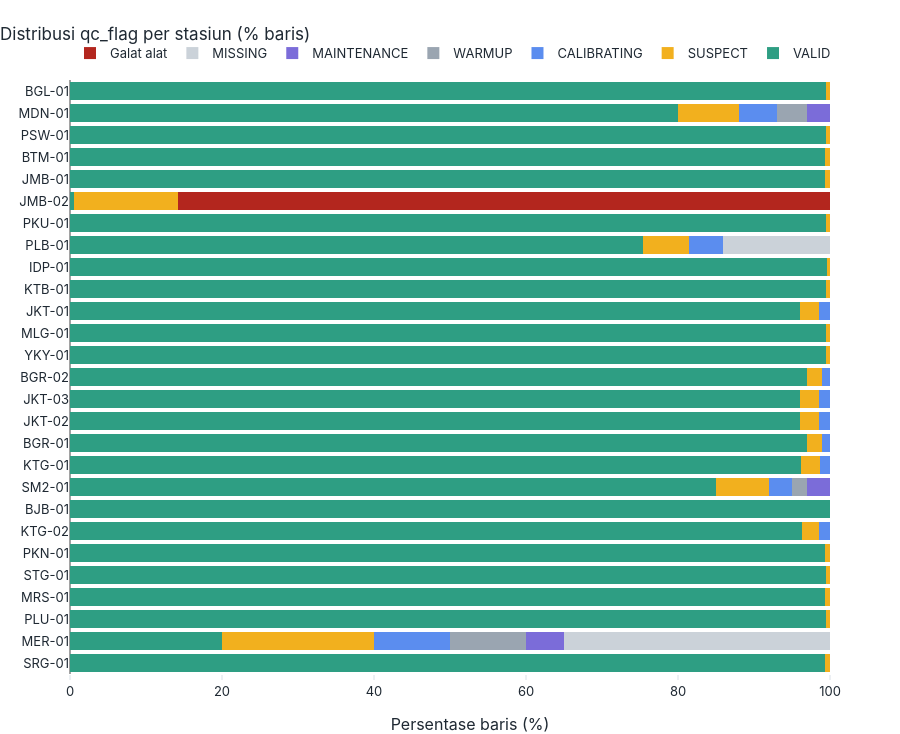

The notebook cell saved with this chart:
### Markdown cell above
### 4.3 Distribusi `qc_flag`
Label di luar spesifikasi `metadata_sensors.csv` (VALID, SUSPECT, CALIBRATING, MISSING) ditandai sebagai *non-standar*.

### Code cell
qc = prof["qc"]
pv = qc.pivot_table(index="kode", columns="qc_flag", values="persen", aggfunc="sum", fill_value=0).reindex(urutan)
urut_flag = ["VALID", "SUSPECT", "CALIBRATING", "WARMUP", "MAINTENANCE", "MISSING"] + [c for c in pv.columns if c in cfg.QC_GALAT]
urut_flag += [c for c in pv.columns if c not in urut_flag]
print("Persentase baris per label qc_flag (%):")
display(pv[urut_flag].round(2).style.background_gradient(cmap="Blues", axis=None))
print("\nSemua label yang ditemukan:", sorted(qc.qc_flag.unique()))
print("Label di luar spesifikasi metadata:", sorted(set(qc.qc_flag) - set(cfg.QC_STANDAR)))

fig = P.fig_qc_distribusi(qc, urutan, "Distribusi qc_flag per stasiun (% baris)")
style.simpan_html(fig, "02_qc_flag_distribusi")
fig.show()

### Figure 1 — Plotly figure (JSON) as saved in the notebook; plotly's stock layout.template omitted (floating-point values rounded to 4 significant figures)
{"data": [{"hovertemplate": "%{y}<br>VALID: %{x:.2f}%<extra></extra>", "marker": {"color": "#2E9E83"}, "name": "VALID", "orientation": "h", "type": "bar", "x": [99.49, 80.0, 99.44, 99.37, 99.31, 0.5, 99.46, 75.44, 99.55, 99.48, 96.0, 99.42, 99.42, 96.98, 96.06, 96.1, 96.95, 96.21, 85.0, 100.0, 96.28, 99.4, 99.46, 99.32, 99.42, 20.02, 99.37], "y": ["BGL-01", "MDN-01", "PSW-01", "BTM-01", "JMB-01", "JMB-02", "PKU-01", "PLB-01", "IDP-01", "KTB-01", "JKT-01", "MLG-01", "YKY-01", "BGR-02", "JKT-03", "JKT-02", "BGR-01", "KTG-01", "SM2-01", "BJB-01", "KTG-02", "PKN-01", "STG-01", "MRS-01", "PLU-01", "MER-01", "SRG-01"]}, {"hovertemplate": "%{y}<br>SUSPECT: %{x:.2f}%<extra></extra>", "marker": {"color": "#F2B01E"}, "name": "SUSPECT", "orientation": "h", "type": "bar", "x": [0.51, 8.0, 0.56, 0.63, 0.69, 13.7, 0.54, 6.05, 0.45, 0.52, 2.5, 0.58, 0.58, 1.98, 2.44, 2.49, 2.0, 2.43, 7.0, 0.0, 2.33, 0.6, 0.54, 0.68, 0.58, 20.0, 0.63], "y": ["BGL-01", "MDN-01", "PSW-01", "BTM-01", "JMB-01", "JMB-02", "PKU-01", "PLB-01", "IDP-01", "KTB-01", "JKT-01", "MLG-01", "YKY-01", "BGR-02", "JKT-03", "JKT-02", "BGR-01", "KTG-01", "SM2-01", "BJB-01", "KTG-02", "PKN-01", "STG-01", "MRS-01", "PLU-01", "MER-01", "SRG-01"]}, {"hovertemplate": "%{y}<br>CALIBRATING: %{x:.2f}%<extra></extra>", "marker": {"color": "#5B8DEF"}, "name": "CALIBRATING", "orientation": "h", "type": "bar", "x": [0.0, 5.0, 0.0, 0.0, 0.0, 0.0, 0.0, 4.39, 0.0, 0.0, 1.5, 0.0, 0.0, 1.04, 1.5, 1.4, 1.05, 1.36, 3.0, 0.0, 1.38, 0.0, 0.0, 0.0, 0.0, 10.02, 0.0], "y": ["BGL-01", "MDN-01", "PSW-01", "BTM-01", "JMB-01", "JMB-02", "PKU-01", "PLB-01", "IDP-01", "KTB-01", "JKT-01", "MLG-01", "YKY-01", "BGR-02", "JKT-03", "JKT-02", "BGR-01", "KTG-01", "SM2-01", "BJB-01", "KTG-02", "PKN-01", "STG-01", "MRS-01", "PLU-01", "MER-01", "SRG-01"]}, {"hovertemplate": "%{y}<br>WARMUP: %{x:.2f}%<extra></extra>", "marker": {"color": "#9AA5B1"}, "name": "WARMUP", "orientation": "h", "type": "bar", "x": [0.0, 4.0, 0.0, 0.0, 0.0, 0.0, 0.0, 0.0, 0.0, 0.0, 0.0, 0.0, 0.0, 0.0, 0.0, 0.0, 0.0, 0.0, 2.0, 0.0, 0.0, 0.0, 0.0, 0.0, 0.0, 10.0, 0.0], "y": ["BGL-01", "MDN-01", "PSW-01", "BTM-01", "JMB-01", "JMB-02", "PKU-01", "PLB-01", "IDP-01", "KTB-01", "JKT-01", "MLG-01", "YKY-01", "BGR-02", "JKT-03", "JKT-02", "BGR-01", "KTG-01", "SM2-01", "BJB-01", "KTG-02", "PKN-01", "STG-01", "MRS-01", "PLU-01", "MER-01", "SRG-01"]}, {"hovertemplate": "%{y}<br>MAINTENANCE: %{x:.2f}%<extra></extra>", "marker": {"color": "#7B6CD9"}, "name": "MAINTENANCE", "orientation": "h", "type": "bar", "x": [0.0, 3.0, 0.0, 0.0, 0.0, 0.0, 0.0, 0.0, 0.0, 0.0, 0.0, 0.0, 0.0, 0.0, 0.0, 0.0, 0.0, 0.0, 3.0, 0.0, 0.0, 0.0, 0.0, 0.0, 0.0, 5.01, 0.0], "y": ["BGL-01", "MDN-01", "PSW-01", "BTM-01", "JMB-01", "JMB-02", "PKU-01", "PLB-01", "IDP-01", "KTB-01", "JKT-01", "MLG-01", "YKY-01", "BGR-02", "JKT-03", "JKT-02", "BGR-01", "KTG-01", "SM2-01", "BJB-01", "KTG-02", "PKN-01", "STG-01", "MRS-01", "PLU-01", "MER-01", "SRG-01"]}, {"hovertemplate": "%{y}<br>MISSING: %{x:.2f}%<extra></extra>", "marker": {"color": "#CBD2D9"}, "name": "MISSING", "orientation": "h", "type": "bar", "x": [0.0, 0.0, 0.0, 0.0, 0.0, 0.0, 0.0, 14.12, 0.0, 0.0, 0.0, 0.0, 0.0, 0.0, 0.0, 0.0, 0.0, 0.0, 0.0, 0.0, 0.0, 0.0, 0.0, 0.0, 0.0, 34.95, 0.0], "y": ["BGL-01", "MDN-01", "PSW-01", "BTM-01", "JMB-01", "JMB-02", "PKU-01", "PLB-01", "IDP-01", "KTB-01", "JKT-01", "MLG-01", "YKY-01", "BGR-02", "JKT-03", "JKT-02", "BGR-01", "KTG-01", "SM2-01", "BJB-01", "KTG-02", "PKN-01", "STG-01", "MRS-01", "PLU-01", "MER-01", "SRG-01"]}, {"hovertemplate": "%{y}<br>Galat alat: %{x:.2f}%<extra></extra>", "marker": {"color": "#B3261E"}, "name": "Galat alat", "orientation": "h", "type": "bar", "x": [0.0, 0.0, 0.0, 0.0, 0.0, 85.8, 0.0, 0.0, 0.0, 0.0, 0.0, 0.0, 0.0, 0.0, 0.0, 0.0, 0.0, 0.0, 0.0, 0.0, 0.0, 0.0, 0.0, 0.0, 0.0, 0.0, 0.0], "y": ["BGL-01", "MDN-01", "PSW-01", "BTM-01", "JMB-01", "JMB-02", "PKU-01", "PLB-01", "IDP-01", "KTB-01", "JKT-01", "MLG-01", "YKY-01", "BGR-02", "JKT-03", "JKT-02", "BGR-01", "KTG-01", "SM2-01", "BJB-01", "KTG-02", "PKN-01", "STG-01", "MRS-01", "PLU-01", "MER-01", "SRG-01"]}], "layout": {"barmode": "stack", "height": 734, "title": {"text": "Distribusi qc_flag per stasiun (% baris)"}, "xaxis": {"title": {"text": "Persentase baris (%)"}}, "yaxis": {"autorange": "reversed", "showgrid": false}}}
